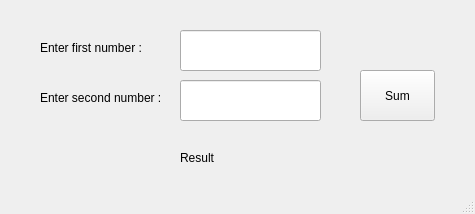
<?xml version="1.0" encoding="UTF-8"?>
<ui version="4.0">
 <class>MainWindow</class>
 <widget class="QMainWindow" name="MainWindow">
  <property name="geometry">
   <rect>
    <x>0</x>
    <y>0</y>
    <width>475</width>
    <height>214</height>
   </rect>
  </property>
  <property name="windowTitle">
   <string>MainWindow</string>
  </property>
  <widget class="QWidget" name="centralwidget">
   <widget class="QLineEdit" name="input1">
    <property name="geometry">
     <rect>
      <x>180</x>
      <y>30</y>
      <width>141</width>
      <height>41</height>
     </rect>
    </property>
   </widget>
   <widget class="QLineEdit" name="input2">
    <property name="geometry">
     <rect>
      <x>180</x>
      <y>80</y>
      <width>141</width>
      <height>41</height>
     </rect>
    </property>
   </widget>
   <widget class="QLabel" name="label">
    <property name="geometry">
     <rect>
      <x>40</x>
      <y>40</y>
      <width>101</width>
      <height>16</height>
     </rect>
    </property>
    <property name="text">
     <string>Enter first number :</string>
    </property>
   </widget>
   <widget class="QLabel" name="label_2">
    <property name="geometry">
     <rect>
      <x>40</x>
      <y>90</y>
      <width>121</width>
      <height>16</height>
     </rect>
    </property>
    <property name="text">
     <string>Enter second number :</string>
    </property>
   </widget>
   <widget class="QPushButton" name="sumButton">
    <property name="geometry">
     <rect>
      <x>360</x>
      <y>70</y>
      <width>75</width>
      <height>51</height>
     </rect>
    </property>
    <property name="text">
     <string>Sum</string>
    </property>
   </widget>
   <widget class="QLabel" name="result">
    <property name="geometry">
     <rect>
      <x>180</x>
      <y>150</y>
      <width>51</width>
      <height>16</height>
     </rect>
    </property>
    <property name="text">
     <string>Result</string>
    </property>
   </widget>
  </widget>
  <widget class="QMenuBar" name="menubar">
   <property name="geometry">
    <rect>
     <x>0</x>
     <y>0</y>
     <width>475</width>
     <height>21</height>
    </rect>
   </property>
  </widget>
  <widget class="QStatusBar" name="statusbar"/>
 </widget>
 <resources/>
 <connections/>
</ui>
